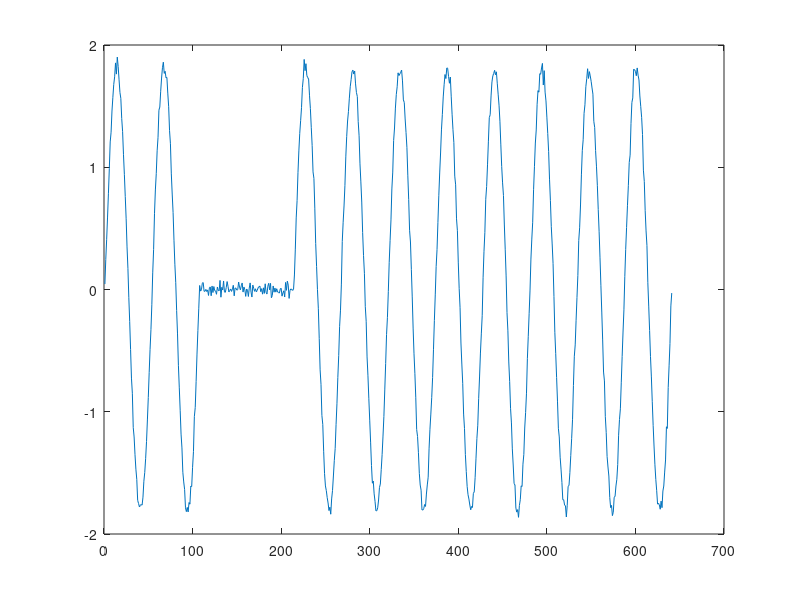

MATLAB code to generate this figure:
clear all;
close all;
clc;
A=1.8;
t1=4*pi;
t2=8*pi;
alfa=1;
DB = 30;

################# Interrupcion ##############################################
t=[0:(24*pi)/640:24*pi];
xinterrupcion=A*(1-alfa*(((t-t1)>0)-((t-t2)>0))).*sin(t);
xruido=awgn(xinterrupcion,DB,'measured');
energia1=(xinterrupcion*xinterrupcion')/length(xinterrupcion);
ruido=xruido-xinterrupcion;
energia2=(ruido*ruido')/length(ruido);
plot(xruido);
snr=sqrt(energia1/energia2)
snrDB=20*log10(snr)
%hold on;
csvwrite('interrupcion.csv', xruido);

################# Sag ##############################################
alfa=0.2;
xsag=A*(1-alfa*(((t-t1)>0)-((t-t2)>0))).*sin(t);
xruido=awgn(xsag,DB,'measured');
##energia1=(xsag*xsag')/length(xsag);
##ruido=xruido-xsag;
##energia2=(ruido*ruido')/length(ruido);
##plot(xruido);
##snr=sqrt(energia1/energia2)
##snrDB=20*log10(snr)
csvwrite('sag.csv', xruido);

################# Swell ##############################################
alfa=0.8;
xswell=A*(1+alfa*(((t-t1)>0)-((t-t2)>0))).*sin(t);
xruido=awgn(xswell,DB,'measured');
##energia1=(xswell*xswell')/length(xswell);
##ruido=xruido-xswell;
##energia2=(ruido*ruido')/length(ruido);
##plot(xruido);
##snr=sqrt(energia1/energia2)
##snrDB=20*log10(snr)
csvwrite('swell.csv', xruido);

################# Armonicos ##############################################
alfa2=0.1;
xharmonics=A*((sin(t))+(alfa2*sin(20*t)));
xruido=awgn(xharmonics,DB,'measured');
##energia1=(xharmonics*xharmonics')/length(xharmonics);
##ruido=xruido-xharmonics;
##energia2=(ruido*ruido')/length(ruido);
##plot(xruido);
##snr=sqrt(energia1/energia2)
##snrDB=20*log10(snr)
csvwrite('armonicos.csv', xruido);

################# Flicker ##############################################
alfa=0.1;
beta=20;
xflicker=A*(1+alfa*sin(beta*t)).*sin(t);
xruido=awgn(xflicker,DB,'measured');
##energia1=(xflicker*xflicker')/length(xflicker);
##ruido=xruido-xflicker;
##energia2=(ruido*ruido')/length(ruido);
##plot(xruido);
##snr=sqrt(energia1/energia2)
##snrDB=20*log10(snr)
csvwrite('flicker.csv', xruido);

################# Transitorios ##############################################
t1=4*pi;
t2=5*pi;
alfa=0.8;
betha=5;
%xtransients=A*(sin(t)+alfa*(exp(-(t-t1)./0.004)).*(((t-t1)>0)-((t-t2)>0)).*(sin(300*t)));
xtransients=A*(sin(t)+alfa*sin(betha*t).*(exp(-(t-t1)/0.004)).*(((t-t1)>0)-((t-t2)>0)));
xruido=awgn(xtransients,DB,'measured');
#energia1=(xtransients*xtransients')/length(xtransients);
#ruido=xruido-xtransients;
#energia2=(ruido*ruido')/length(ruido);
#plot(xruido);
#snr=sqrt(energia1/energia2)
#snrDB=20*log10(snr)
csvwrite('transients.csv', xruido);